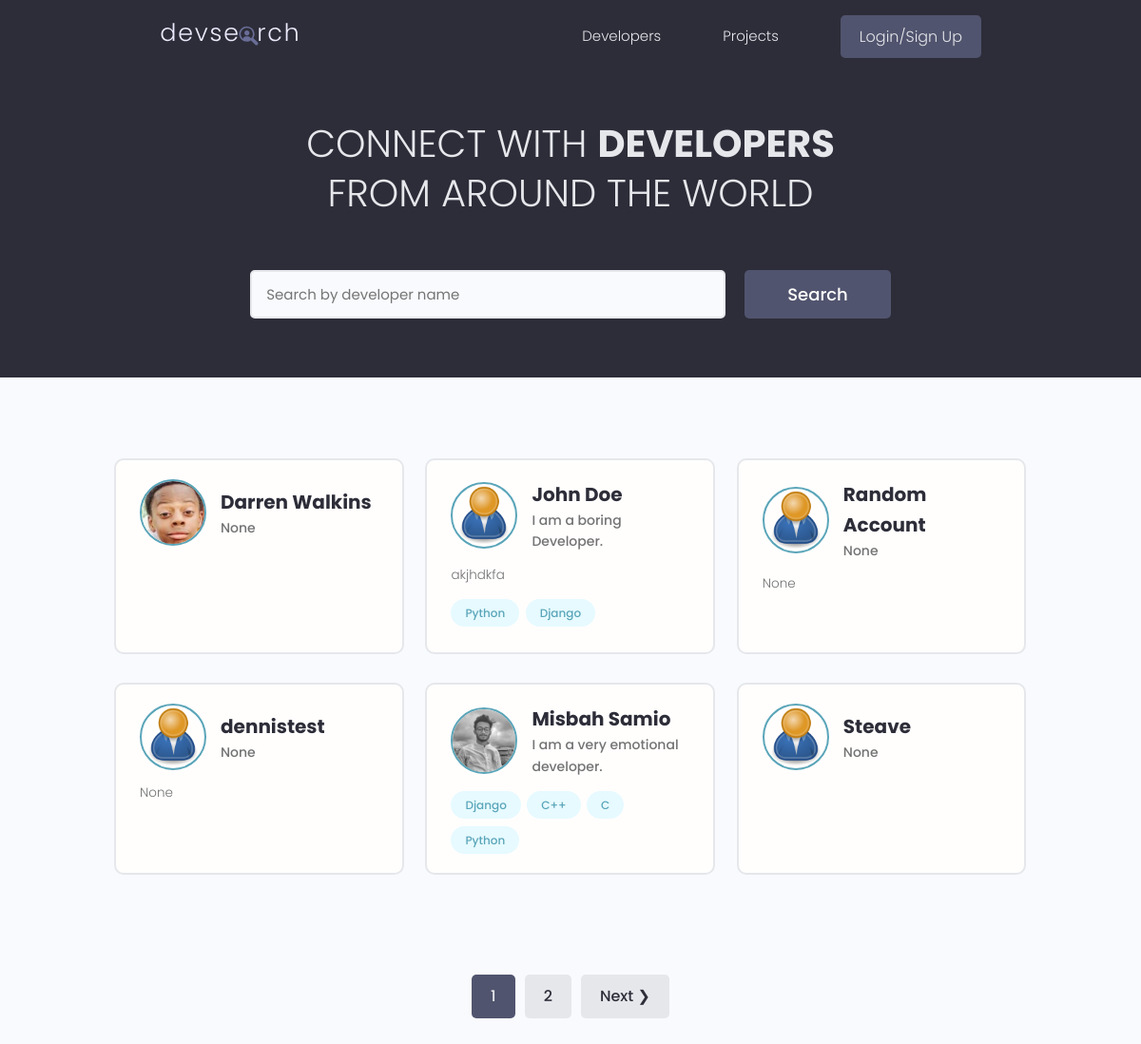
The page / on the database its author committed.
### users/models.py (models this page shows, shortened)
class Profile(models.Model):
    user = models.OneToOneField(User, on_delete=models.CASCADE, null=True, blank=True)
    name = models.CharField(max_length=200, blank=True, null=True)
    email = models.EmailField(max_length=500, blank=True, null=True)
    username = models.CharField(max_length=200, blank=True, null=True)
    location = models.CharField(max_length=200, blank=True, null=True)
    short_intro = models.CharField(max_length=200, blank=True, null=True)
    bio = models.TextField(blank=True, null=True)
    profile_image = models.ImageField(null=True, blank=True, upload_to='profiles/', default="profiles/user-default.png")
    social_github = models.CharField(max_length=200, blank=True, null=True)
    social_twitter = models.CharField(max_length=200, blank=True, null=True)
    social_linkedin = models.CharField(max_length=200, blank=True, null=True)
    social_youtube = models.CharField(max_length=200, blank=True, null=True)
    social_website = models.CharField(max_length=200, blank=True, null=True)
    created = models.DateTimeField(auto_now_add=True)
    id = models.UUIDField(default=uuid.uuid4, unique=True, primary_key=True, editable=False)

class Skill(models.Model):
    owner = models.ForeignKey(Profile, on_delete=models.CASCADE, null=True, blank=True)
    name = models.CharField(max_length=200, blank=True, null=True)
    description = models.TextField(null=True, blank=True)
    created = models.DateTimeField(auto_now_add=True)
    id = models.UUIDField(default=uuid.uuid4, unique=True, primary_key=True, editable=False)
    def __str__(self):
        return str(self.name)

### users/views.py (the view)
# urls.py: path('', views.profiles, name="profiles"),
def profiles(request):
    profiles, search_query = searchProfiles(request)
    result = 6
    custom_range, profiles = paginateProfiles(request, profiles, result)
    context = {'profiles' : profiles, 'search_query' : search_query, 'custom_range' : custom_range}
    return render(request, 'users/profiles.html', context)

### users/utils.py (called while the page is built)
def paginateProfiles(request, profiles, result):
    page = request.GET.get('page')
    paginator = Paginator(profiles, result)
    try:
        profiles = paginator.page(page)
    except PageNotAnInteger:
        page = 1
        profiles = paginator.page(page)
    except EmptyPage:
        page = paginator.num_pages
        profiles = paginator.page(page)
    leftIndex = (int(page) - 1)
    if leftIndex < 1:
        leftIndex = 1
    rightIndex = (int(page) + 2)
    if rightIndex > paginator.num_pages:
        rightIndex = paginator.num_pages + 1
    custom_range = range(leftIndex, rightIndex)
    return custom_range, profiles

def searchProfiles(request):
    search_query = ''
    if request.GET.get('search_query'):
        search_query = request.GET.get('search_query')
    skills = Skill.objects.filter(name__icontains=search_query)
    profiles = Profile.objects.distinct().filter(Q(name__icontains=search_query) | Q(short_intro__icontains=search_query) | Q(skill__in=skills))
    return profiles, search_query

### users/templates/users/profiles.html (shortened to what this page needs)
{% extends 'main.html' %}
{% block content %}
<main class="home">
    <section class="hero-section text-center">
      <div class="container container--narrow">
        <div class="hero-section__box">
          <h2>CONNECT WITH <span>DEVELOPERS</span></h2>
          <h2>FROM AROUND THE WORLD</h2>
        </div>
        <div class="hero-section__search">
          <form id='searchForm' class="form" action="{% url 'profiles' %}" method="get">
            <div class="form__field">
              <input class="input input--text" id="formInput#search" type="text" name="search_query"
                value="{{search_query}}" placeholder="Search by developer name" />
            </div>
            <input class="btn btn--sub btn--lg" type="submit" value="Search" />
          </form>
        </div>
      </div>
    </section>
    <section class="devlist">
      <div class="container">
        <div class="grid grid--three">
        {% for profile in profiles %}
          <div class="column card">
            <div class="dev">
              <a href="{% url 'user-profile' profile.id %}" class="card__body">
                <div class="dev__profile">
                  <img class="avatar avatar--md" src="{{ profile.profile_image.url }}" alt="image" />
                  <div class="dev__meta">
                    <h3>{{ profile.name }}</h3>
                    <h5>{{ profile.short_intro|slice:"60" }}</h5>
                  </div>
                </div>
                <p class="dev__info">
                  {{profile.bio|slice:"150"}}
                </p>
                <div class="dev__skills">
                  {% for skill in profile.skill_set.all|slice:"5" %}
                  <span class="tag tag--pill tag--main">
                    <small>{{ skill }}</small>
                  </span>
                  {% endfor %}
                </div>
              </a>
            </div>
          </div>
        {% endfor %}
        </div>
      </div>
    </section>
    {% include 'pagination.html' with queryset=profiles custom_range=custom_range %}
  </main>
{% endblock content %}

### static/styles/app.css (style rules this page uses)
:root { --color-sub: #2d2d39; }
.btn--sub { background-color: var(--color-sub-light); }
.card { border: 2px solid var(--color-light); }
img { width: 100%; }
.hero-section { height: 40vh; display: flex; align-items: center; background-color: var(--color-sub); }
.hero-section__box { margin-bottom: 4rem; }
.hero-section__box > h2, .hero-section__box > h2 > span { font-size: 4rem; color: var(--color-light); line-height: 1.3; text-transform: uppercase; }
.hero-section__box > h2 { font-weight: 300; }
.hero-section__box > h2 > span { font-weight: 700; }
.hero-section__search > .form { display: flex; align-items: center; justify-content: center; gap: 2rem; }
.hero-section__search > .form input.input--text { width: 50rem; }
.devlist { margin-top: 8rem; }
.devlist .grid { align-items: stretch; }
.devlist .dev .dev__profile { display: flex; align-items: center; gap: 1.5rem; }
.devlist .dev .dev__meta h3 { color: var(--color-sub); font-size: 2rem; font-weight: 700; }
.devlist .dev .dev__meta h5 { color: var(--color-text); font-size: 1.4rem; font-weight: 500; }
.devlist .dev .dev__info { margin: 1.5rem 0; font-size: 1.35rem; line-height: 1.4; text-align: justify; }

### static/uikit/styles/modules/_variables.css (style rules this page uses)
:root { --color-main: #5aa5b9; --color-main-light: #e6faff; --color-sub: #3f4156; --color-sub-light: #51546e; --color-sub-lighter: #ededfd; --color-text: #737373; --color-gray: #8b8b8b; --color-light: #e5e7eb; --color-light-gray: #767676; --color-bg: #f8fafd; --color-white: #fffefd; --color-white-light: #f3f3f3; --color-success: #359e64; --color-success-bg: #def8e8; --color-error: #fc4b0b; --color-error-bg: #fff2ee; --font-base: 'Poppins', arial, helvetica, 'Segoe UI', roboto, ubuntu, sans-serif; --font-monospace: 'Fira Code', 'Courier New', courier, monospace; --font-regular: 300; --font-medium: 500; --font-bold: 700; --generic-shadow: 1px 1px 5px #00000010; --generic-transition: all 0.3s ease-in-out; }

### static/uikit/styles/modules/_base.css (style rules this page uses)
* { margin: 0; padding: 0; box-sizing: border-box; text-rendering: optimizeLegibility; color: inherit; font-size: inherit; }
html { font-size: 50%; }
@media only screen and (min-width: 480px) { html { font-size: 56.25%; } }
@media only screen and (min-width: 1200px) { html { font-size: 62.5%; } }
body { line-height: 1.6; font-weight: 400; font-size: 1.5rem; color: var(--color-text); background-color: var(--color-bg); min-height: 100vh; }

### static/uikit/styles/modules/_typography.css (style rules this page uses)
* { font-family: var(--font-base); }
h2 { font-size: 3.6rem; font-weight: var(--font-bold); }
h3 { font-size: 3.2rem; font-weight: var(--font-medium); }
h5 { font-size: 2.4rem; font-weight: var(--font-medium); }
h5, h6 { font-weight: var(--font-regular); }
p, span, strong { font-size: 1.6rem; color: var(--color-text); font-weight: var(--font-regular); }
a { padding-bottom: 2px; text-decoration: none; display: inline-block; color: var(--color-main); font-weight: var(--font-medium); }

### static/uikit/styles/modules/_utilities.css (style rules this page uses)
.container { width: 92%; max-width: 165rem; margin: 0 auto; box-sizing: border-box; }
.container--narrow { width: 92%; max-width: 120rem; }
@media screen and (min-width: 1000px) { .container { width: 90%; } }
@media screen and (min-width: 1000px) { .container--narrow { width: 85%; } }
@media screen and (min-width: 1200px) { .container { width: 80%; } }
@media screen and (min-width: 1200px) { .container--narrow { width: 72%; } }
.text-center { text-align: center; }

### static/uikit/styles/modules/_avatar.css (style rules this page uses)
.avatar { border-radius: 50%; border: 2px solid var(--color-main); object-fit: cover; }
.avatar--md { height: 7rem; width: 7rem; }

### static/uikit/styles/modules/_button.css (style rules this page uses)
.btn { display: inline-block; position: relative; cursor: pointer; background-color: var(--color-light); font-weight: var(--font-medium); color: var(--color-sub); text-decoration: none; padding: 1rem 2rem; border-radius: 0.5rem; border: none; width: -webkit-fit-content; width: -moz-fit-content; width: fit-content; height: -webkit-fit-content; height: -moz-fit-content; height: fit-content; font-size: 1.6rem; outline-width: 0; outline-color: transparent; -webkit-backface-visibility: hidden; backface-visibility: hidden; transition: all 0.3s ease-in-out; }
.btn--sub { background-color: var(--color-sub); color: var(--color-white); }
.btn--lg { font-size: 1.8rem; padding: 1.2rem 4.5rem; }

### static/uikit/styles/modules/_card.css (style rules this page uses)
.card { border-radius: 1rem; background-color: var(--color-white); border: 1.5px solid var(--color-light); width: auto; height: auto; margin-top: 0.5rem; margin-bottom: 0.5rem; overflow: hidden; }
.card__body, .card__header { padding: 2rem 2.5rem; }

### rows shown on the page
Profile: profile_image (picture), name "Darren Walkins", short_intro "None"
Profile: profile_image (placeholder picture), name "John Doe", short_intro "I am a boring Developer.", bio "akjhdkfa"
Skill: name "Python"
Skill: name "Django"
Profile: profile_image (placeholder picture), name "Random Account", short_intro "None", bio "None"
Profile: profile_image (placeholder picture), name "dennistest", short_intro "None", bio "None"
Profile: profile_image (picture), name "Misbah Samio", short_intro "I am a very emotional developer."
Skill: name "Django"
Skill: name "C++"
Skill: name "C"
Skill: name "Python"
Profile: profile_image (placeholder picture), name "Steave", short_intro "None"

### other values the page prints
{{ page }} "1"
{{ page }} "2"
